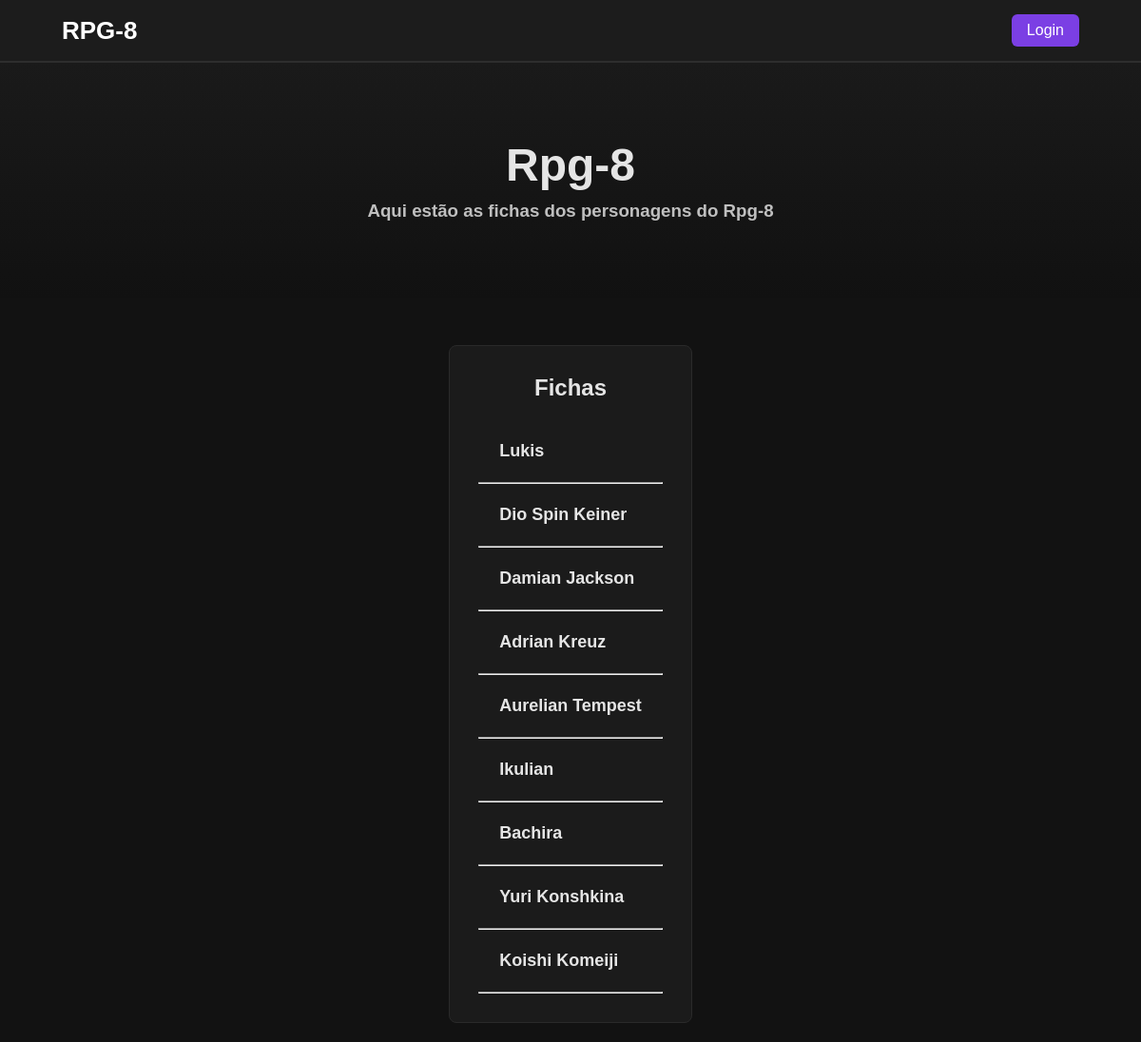
The page /fichas.php on the database its author committed.
### tables this page shows
CREATE TABLE player_base (
	id INT auto_increment PRIMARY KEY,
    nome VARCHAR(30) not null,
    id_classe INT,
    foreign key (id_classe) references classes(id),
    efeitos VARCHAR(50)
);

### fichas.php (the view, shortened to what this page needs)
<?php
include("conexao.php");
include("header.php");
$stmt = $conn->prepare("SELECT id, nome FROM player_base");
$stmt->execute();
$result = $stmt->get_result();
?>
<div class="StartBlog">
    <div class="Content">
        <h1>Rpg-8</h1>
        <h3>Aqui estão as fichas dos personagens do Rpg-8</h3>
    </div>
</div>
<div class="content">
    <div class="fichas">
        <h2>Fichas</h2>
        <?php
        while ($ficha = $result->fetch_assoc()) {
            echo '<a href="fichaview.php?id=' . $ficha["id"] . '" class="ficha_link">';
            echo '<div class="ficha">';
            echo '<h3 class=nome_ficha> ' . $ficha['nome'] . '</h3>';
            echo '</div>';
            echo '</a>';
            echo '<hr>';
        }
        ?>
    </div>
</div>
</body>
</html>

### Style.css (style rules this page uses)
* { margin:0; padding:0; box-sizing:border-box; }
body { font-family:Arial, Helvetica, sans-serif; background:#121212; color:#e5e5e5; }
.StartBlog { padding:80px 20px; text-align:center; background:linear-gradient(180deg,#1a1a1a,#111); }
.StartBlog h1 { font-size:48px; margin-bottom:10px; }
.StartBlog h3 { color:#bfbfbf; }
.content { display:flex; justify-content:center; padding:30px; padding-bottom: 0px; }
.content h2 { text-align: center; margin-bottom:20px; }
.fichas { background:#1b1b1b; border:1px solid #2a2a2a; max-width: 800px; margin: 20px auto; border-radius: 8px; padding: 30px; }
.fichas h2 { text-align:center; margin-bottom:20px; }
.ficha_link { text-decoration:none; color:inherit; }
.ficha { padding:22px; border-radius:8px; transition:0.2s; }
.nome_ficha { font-size:18px; }

### rows shown on the page
player_base: nome "Lukis"
player_base: nome "Dio Spin Keiner"
player_base: nome "Damian Jackson"
player_base: nome "Adrian Kreuz"
player_base: nome "Aurelian Tempest"
player_base: nome "Ikulian"
player_base: nome "Bachira"
player_base: nome "Yuri Konshkina"
player_base: nome "Koishi Komeiji"
